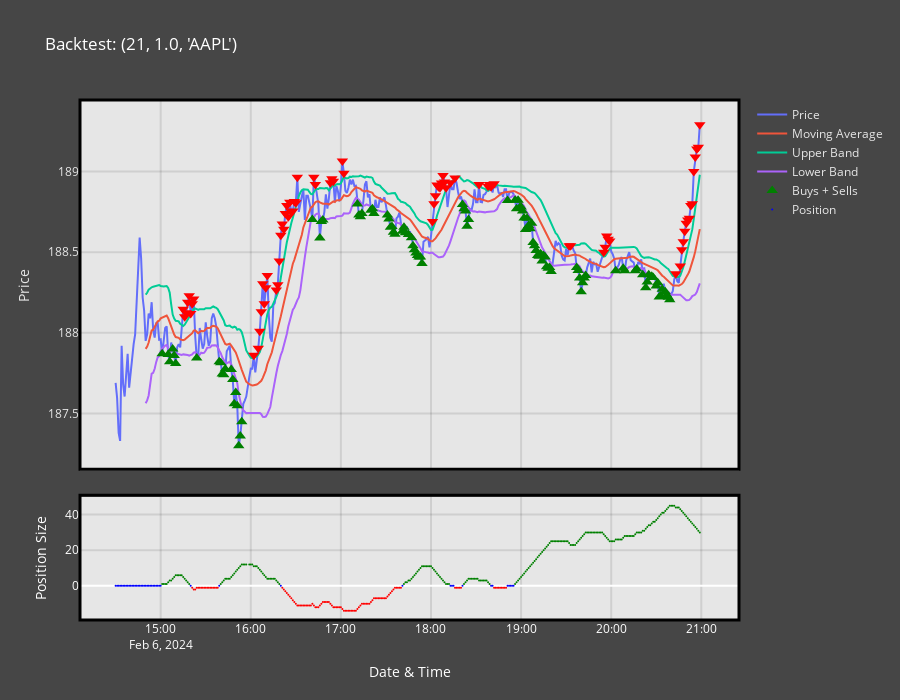

Source (notebook cell):
### Code cell
Plotting(Portfolio, Signals, (21, 1.0, "AAPL"))

### Figure 1 — Plotly figure (JSON) as saved in the notebook; plotly's stock layout.template omitted (floating-point values rounded to 4 significant figures; data arrays with more than 128 entries replaced by an {"elided": "..."} marker saying what was removed)
{"data": [{"mode": "lines", "name": "Price", "type": "scatter", "x": {"elided": "389 str values"}, "xaxis": "x", "y": {"elided": "389 float values"}, "yaxis": "y"}, {"mode": "lines", "name": "Moving Average", "type": "scatter", "x": {"elided": "389 str values"}, "xaxis": "x", "y": {"elided": "389 float values"}, "yaxis": "y"}, {"mode": "lines", "name": "Upper Band", "type": "scatter", "x": {"elided": "389 str values"}, "xaxis": "x", "y": {"elided": "389 float values"}, "yaxis": "y"}, {"mode": "lines", "name": "Lower Band", "type": "scatter", "x": {"elided": "389 str values"}, "xaxis": "x", "y": {"elided": "389 float values"}, "yaxis": "y"}, {"marker": {"color": {"elided": "184 str values"}, "size": 10, "symbol": {"elided": "184 str values"}}, "mode": "markers", "name": "Buys + Sells", "type": "scatter", "x": {"elided": "184 str values"}, "xaxis": "x", "y": {"elided": "184 float values"}, "yaxis": "y"}, {"marker": {"color": {"elided": "389 str values"}, "size": 2}, "mode": "markers", "name": "Position", "type": "scatter", "x": {"elided": "389 str values"}, "xaxis": "x2", "y": {"elided": "389 int values"}, "yaxis": "y2"}], "layout": {"height": 700, "legend": {"font": {"color": "rgba(230,230,230,1)"}}, "paper_bgcolor": "rgba(70,70,70,1)", "plot_bgcolor": "rgba(230,230,230,1)", "shapes": [{"line": {"color": "black", "width": 3}, "type": "rect", "x0": 0, "x1": 1, "xref": "paper", "y0": 0.29, "y1": 1, "yref": "paper"}, {"line": {"color": "black", "width": 3}, "type": "rect", "x0": 0, "x1": 1, "xref": "paper", "y0": 0, "y1": 0.24, "yref": "paper"}], "title": {"font": {"color": "white"}, "text": "Backtest: (21, 1.0, 'AAPL')"}, "xaxis": {"anchor": "y", "domain": [0, 1], "gridcolor": "rgba(0,0,0,0.1)", "gridwidth": 2, "matches": "x2", "showticklabels": false, "tickfont": {"color": "white"}, "title": {"font": {"color": "white"}}}, "xaxis2": {"anchor": "y2", "domain": [0, 1], "gridcolor": "rgba(0,0,0,0.1)", "gridwidth": 2, "tickfont": {"color": "white"}, "title": {"font": {"color": "white"}, "text": "Date & Time"}}, "yaxis": {"anchor": "x", "domain": [0.2875, 1.0], "gridcolor": "rgba(0,0,0,0.1)", "gridwidth": 2, "tickfont": {"color": "rgba(230,230,230,1)"}, "title": {"font": {"color": "rgba(230,230,230,1)"}, "text": "Price"}}, "yaxis2": {"anchor": "x2", "domain": [0, 0.2375], "gridcolor": "rgba(0,0,0,0.1)", "gridwidth": 2, "tickfont": {"color": "white"}, "title": {"font": {"color": "white"}, "text": "Position Size"}}}}
